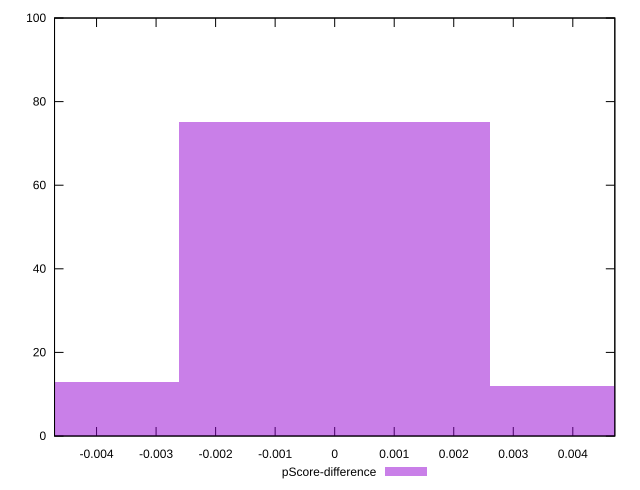

Recreate this plot in gnuplot.
reset

$pScoreDifference <<EOF
0 75
0.005226771589135322 12
-0.005226771589135322 13
EOF

set key outside below
set boxwidth 0.005226771589135322
set xrange [-0.004705882352941171:0.004705882352941171]
set yrange [0:100]
set trange [0:100]
set style fill transparent solid 0.5 noborder
set terminal svg size 640, 490 enhanced background rgb 'white'
set output "report_00016_2021-02-10T13-31-48.338Z/uses-text-compression/samples/pages+cached+noadtech+nomedia/pScore-difference/histogram.svg"

plot $pScoreDifference title "pScore-difference" with boxes

reset
